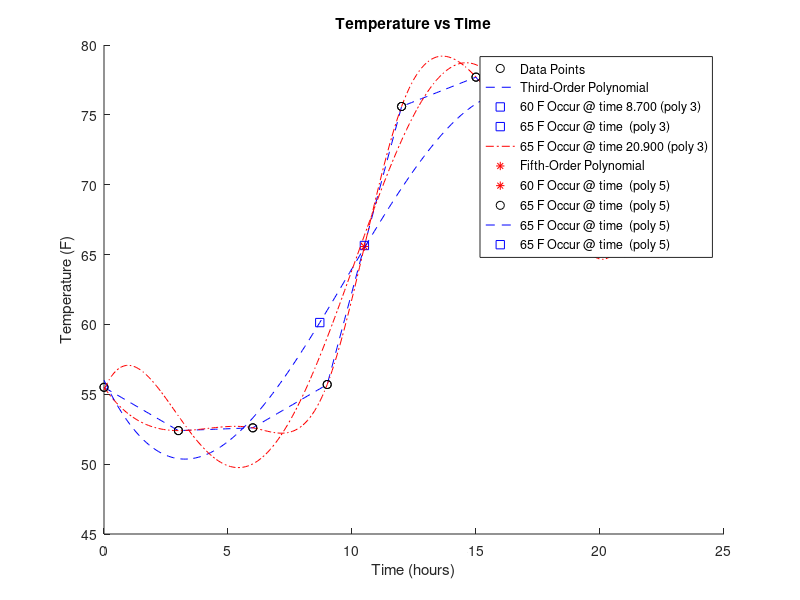

Write MATLAB code to recreate this figure.
% TemperatureProblem.m
% Patrick Utz, 4/23/18, 13.5

% Description: Write a MATLAB program to solve the following problem
% The temperature (in degrees Fahrenheit) was recorded every 3 hours for
% a day at a particular location. Using a 24 hour clock where midnight is
% 0, the measured data is shown below:

% Time:0 3 6 9 12 15 18 21
% Temp: 55.5 52.4 52.6 55.7 75.6 77.7 70.3 66.6
 
% 1. plot the data points as black circles
% 2. plot linear inter/extrapolation of the temperature using blue dashed 
%     line and spline inter/extrapolation using red dot-dashed line, in the
%     same figure window as that in 1.
% 3. find the temperature at 10:30am and 11:00pm during the day from both
%     curves in 2, and plot the points in the figure as blue squares(for 
%     linear) and red stars(for spline), respectively.
% 4. in a new figure window, repeat 1, curve-fitting the data with a third-
%     order polynomial, plot the smooth fitted curve as blue dashed line, 
%     and a fifth-order polynomial plotted in red dot dashed line.
% 5. find the time during the day when temperature is 60 and 65 degree,
%     from both polynomials in 4, and plot those points in the figure
%     as blue squares(for 3rd order) and red stars(5th order).
% Properly label and title your figures, use legends if necessary.

% Variables: all names are self-explanatory (for the most part) 

clear
time = [0:3:21];
temp = [55.5 52.4 52.6 55.7 75.6 77.7 70.3 66.6];
time1 = 0:.1:21

hold on
plot(time,temp,'ko')
title('Temperature vs Time');
xlabel('Time (hours)');
ylabel('Temperature (F)');

temp2 = interp1(time,temp,time1,'linear')
temp2_1030AM = temp2(time1 == 10.500);
temp2_1100PM = temp2(time1 == 21.000);
plot(time1,temp2,'b--');
plot(10.500,temp2_1030AM,'bs');
plot(21.000,temp2_1100PM,'bs');


temp3 = interp1(time,temp,time1,'spline');
temp3_1030AM = temp3(time1 == 10.500);
temp3_1100PM = temp3(time1 == 21.000);
plot(time1,temp3,'r-.');
plot(10.500,temp3_1030AM,'r*');
plot(21.000,temp3_1100PM,'r*');

Lin1030 = sprintf('Temp @ 10:30 AM is %.3f F (linear)', temp2_1030AM);
Lin1100 = sprintf('Temp @ 11:00 PM is %.3f F (linear)', temp2_1100PM);
Spli1030 = sprintf('Temp @ 10:30 AM is %.3f F (spline)', temp3_1030AM);
Spli1100 = sprintf('Temp @ 11:00 PM is %.3f F (spline)', temp3_1100PM);

legend('Data Points','Linear Interpolation',Lin1030,Lin1100,...
    'Spline Interpolation',Spli1030,Spli1100);

hold off

hold on
plot(time,temp,'ko')
title('Temperature vs Time');
xlabel('Time (hours)');
ylabel('Temperature (F)');

p3 = polyfit(time,temp,3);
temp4 = polyval(p3,time1);
temp4_60_time = time1(temp4 == 60.133505194805210);
temp4_65_time1 = time1(temp4 == 65.190458425525110);
temp4_65_time2 = time1(temp4 == 65.319716001282600);
plot(time1,temp4,'b--');
plot(temp4_60_time,60.133505194805210,'bs');
plot(temp4_65_time1,65.190458425525110,'bs');
plot(temp4_65_time2,65.319716001282600,'bs');


p5 = polyfit(time,temp,5);
temp5 = polyval(p5,time1);
temp5_60_time = time1(temp5 == 60.472017920512840);
temp5_65_time1 = time1(temp5 == 65.385637097035910);
temp5_65_time2 = time1(temp5 == 65.006782524317100);
temp5_65_time3 = time1(temp5 == 65.105937685596690);
plot(time1,temp5,'r-.');
plot(temp5_60_time,60.472017920512840,'r*');
plot(temp5_65_time1,65.385637097035910,'r*');
plot(temp5_65_time2,65.006782524317100,'r*');
plot(temp5_65_time3,65.105937685596690,'r*');

Poly3_60   = sprintf('60 F Occur @ time %.3f (poly 3)', temp4_60_time);
Poly3_65_1 = sprintf('65 F Occur @ time %.3f (poly 3)', temp4_65_time1);
Poly3_65_2 = sprintf('65 F Occur @ time %.3f (poly 3)', temp4_65_time2);
Poly5_60   = sprintf('60 F Occur @ time %.3f (poly 5)', temp5_60_time);
Poly5_65_1 = sprintf('65 F Occur @ time %.3f (poly 5)', temp5_65_time1);
Poly5_65_2 = sprintf('65 F Occur @ time %.3f (poly 5)', temp5_65_time2);
Poly5_65_3 = sprintf('65 F Occur @ time %.3f (poly 5)', temp5_65_time3);

legend('Data Points','Third-Order Polynomial',Poly3_60,Poly3_65_1,...
    Poly3_65_2,'Fifth-Order Polynomial',Poly5_60,Poly5_65_1,...
    Poly5_65_2,Poly5_65_3);

hold off